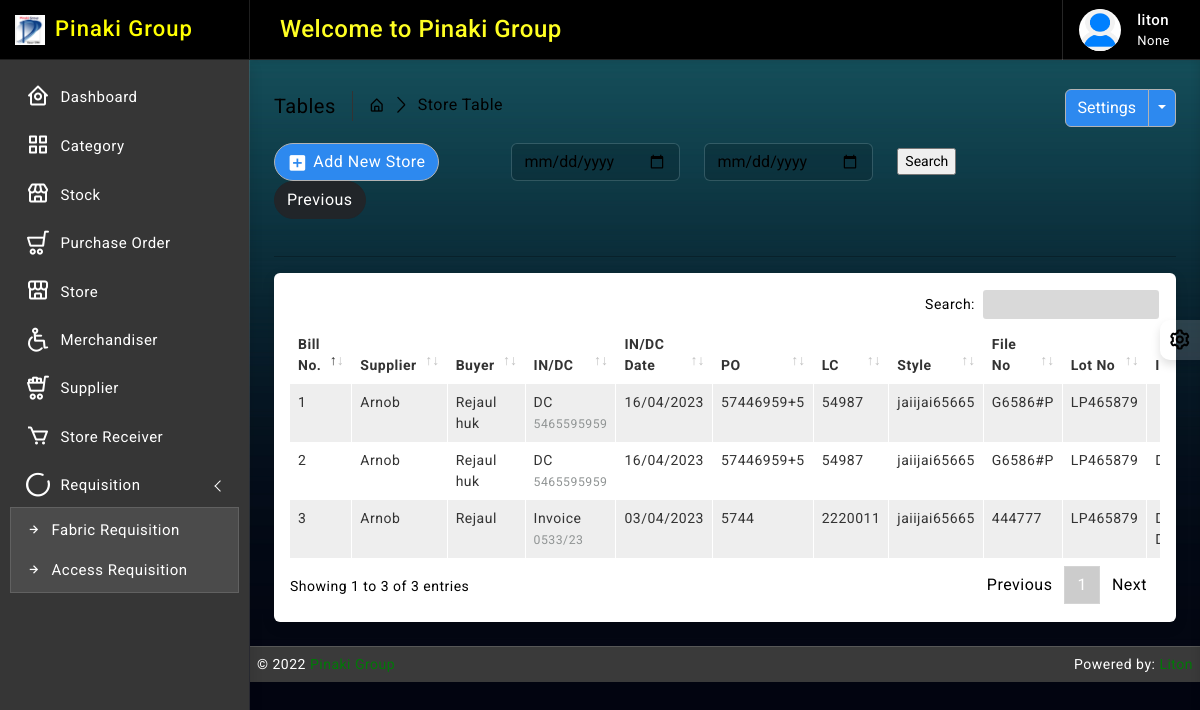
The page /store/report/ (signed in) on the database its author committed.
### accounts/models.py (models this page shows, shortened)
class Profile(models.Model):
    user = models.OneToOneField(User, on_delete=models.CASCADE, null=True, blank=True, related_name="profile")
    full_name = models.CharField(max_length=64, null=True, blank=True)
    img_profile = models.ImageField(upload_to='profile', default='default.png', null=True, blank=True)
    phone = models.CharField(max_length=32, null=True, blank=True, unique=True)
    designation = models.CharField("Designation", max_length=50, null=True, blank=True)
    dob = models.DateField(default=None, null=True, blank=True)
    updated_at = models.DateTimeField(auto_now_add=False, auto_now=True)
    created_at = models.DateTimeField(auto_now_add=True, auto_now=False)

### store/models.py (models this page shows, shortened)
class StoreBill(models.Model):
    billno = models.AutoField(primary_key=True)
    time = models.DateTimeField(auto_now=True)
    supplier = models.ForeignKey(Supplier, on_delete=models.CASCADE, blank=False, related_name='suppliername')
    buyer_name = models.CharField(max_length=64, blank=False, null=True)
    REPORT = (
        ('', 'Select'),
        ('Invoice', 'Invoice'),
        ('DC', 'DC'),
    )
    report = models.CharField(max_length=64, null=True, blank=False, choices=REPORT)
    report_no = models.CharField(max_length=64, blank=True, null=True)
    report_date = models.DateField(default= now)
    pi_no = models.CharField(max_length=150, blank=True, null=True)
    received_by = models.CharField(max_length=64, blank=False, null=True)
    received_date = models.DateField(default= now)
    img_file = models.ImageField(upload_to='store', default='blank.png', null=True, blank=True)
    po_no = models.CharField(max_length=64, blank=True, null=True)
    lc = models.CharField(max_length=64, blank=False, null=True)
    style_no = models.CharField(max_length=32, null=True, blank=True)
    file_no = models.CharField(max_length=64, blank=False, null=True)
    lot_no = models.CharField(max_length=64, blank=True, null=True)
    fabric_detail = models.TextField()
    store_location = models.CharField(max_length=64, blank=True, null=True)
    order_qty = models.IntegerField(default=0)
    updated_at = models.DateTimeField(auto_now_add=False, auto_now=True)
    created_at = models.DateTimeField(auto_now_add=True, auto_now=False)
    def get_items_list(self):
        return StoreItem.objects.filter(billno=self)

### supplier/models.py (models this page shows)
class Supplier(models.Model):
    date = models.DateField(default= now)
    supplier_name = models.CharField(max_length=64, null=True, blank=False)
    company_name = models.CharField(max_length=64, null=True, blank=False)
    office_address = models.CharField(max_length=64, null=True, blank=False)
    office_postal_code = models.IntegerField(blank=True)
    office_country = models.CharField(max_length=64, null=True, blank=True)
    office_tphone = models.CharField(max_length=16, null=True, blank=True, unique=True)
    factory_address =  models.CharField(max_length=64, null=True, blank=True)
    factory_postal_code = models.IntegerField(blank=True)
    factory_country = models.CharField(max_length=64, null=True, blank=True)
    factory_tphone = models.CharField(max_length=16, null=True, blank=True, unique=True)
    vat_identi_no = models.CharField(max_length=32, blank=True)
    expiry_date = models.DateField(default= now, blank=True)
    trade_license_no = models.CharField(max_length=32, blank=True)
    owner_name = models.CharField(max_length=64, null=True, blank=True)
    owner_phone = models.CharField(max_length=16, null=True, blank=True, unique=True)
    owner_email = models.EmailField(max_length=64, blank=True, unique=True)
    first_cp_name = models.CharField(max_length=64, null=True, blank=True)
    first_cp_position = models.CharField(max_length=64, null=True, blank=True)
    first_cp_phone = models.CharField(max_length=16, null=True, blank=True, unique=True)
    first_cp_email = models.EmailField(max_length=64, blank=True, unique=True)
    sec_cp_name = models.CharField(max_length=64, null=True, blank=True)
    sec_cp_position = models.CharField(max_length=64, null=True, blank=True)
    sec_cp_phone = models.CharField(max_length=16, null=True, blank=True, unique=True)
    sec_cp_email = models.EmailField(max_length=64, blank=True, unique=True)
    account_name = models.CharField(max_length=64, null=True, blank=False)
    account_no = models.CharField(max_length=32, null=True, blank=False)
    bank_name = models.CharField(max_length=64, null=True, blank=False)
    bank_address = models.CharField(max_length=64, null=True, blank= False)
    swift = models.CharField(max_length=64, null=True, blank=False)
    updated_at = models.DateTimeField(auto_now_add=False, auto_now=True)
    created_at = models.DateTimeField(auto_now_add=True, auto_now=False)
    def __str__(self):
        return self.supplier_name

### accounts/decorators.py (the view)
        def wrapper_func(request, *args, **kwargs):
            group = None
            if request.user.groups.exists():
                group = request.user.groups.all()[0].name
            if group in allowed_roles:
                return view_func(request, *args, **kwargs)
            else:
                return render(request, 'accounts/index.html')

### templates/store/report.html (shortened to what this page needs)
{% extends 'base/base.html' %}
{% block body %}
{% load static %}
		<div class="page-wrapper">
			<div class="page-content">
				<div class="page-breadcrumb d-none d-sm-flex align-items-center mb-3">
					<div class="breadcrumb-title pe-3">Tables</div>
					<div class="ps-3">
						<nav aria-label="breadcrumb">
							<ol class="breadcrumb mb-0 p-0">
								<li class="breadcrumb-item"><a href="#"><i class="bx bx-home-alt"></i></a>
								</li>
								<li class="breadcrumb-item active" aria-current="page">Store Table</li>
							</ol>
						</nav>
					</div>
					<div class="ms-auto">
						<div class="btn-group">
							<button type="button" class="btn btn-light">Settings</button>
							<button type="button" class="btn btn-light dropdown-toggle dropdown-toggle-split" data-bs-toggle="dropdown">	<span class="visually-hidden">Toggle Dropdown</span>
							</button>
						</div>
					</div>
				</div>
					<div class="col-md-9">
						<form class="float-md-end" method='POST' action=''>
							<div class="row row-cols-md-auto g-lg-4">
								<div class="col-md-5">
									<div class="controls">
										{{ form.start_date }}
									</div>
								</div><br>
								<div class="col-md-5">
									<div class="controls">
										{{ form.end_date }}
									</div>
								</div><br>
								<div class="col-md-2">
									<div class="controls">
										<input type="submit" value='Search'/>
									</div>
								</div>
							</div>
						</form>
					</div>
                <div class="ms-auto">
					<a href="/store/create/" class="btn btn-light radius-30 mt-2 mt-lg-0"><i class="bx bxs-plus-square"></i>Add New Store</a>
					<a href="{% url 'store_read' %}" class="btn btn-dark radius-30 mt-2 mt-lg-0">Previous</a>
				</div><br>
				<hr/>
				<div class="card">
					<div class="card-body">
						<div class="table-responsive">
							<table id="example2" class="table table-striped table-bordered">
								<thead>
									<tr>
										<th>Bill No.</th>
										<th>Supplier</th>
                                        <th>Buyer</th>
                                        <th>IN/DC</th>
                                        <th>IN/DC Date</th>
                                        <th>PO</th>
                                        <th>LC</th>
                                        <th>Style</th>
                                        <th>File No</th>
                                        <th>Lot No</th>
                                        <th>Items</th>
									</tr>
								</thead>
								<tbody>
									{% for data in bills %}
									<tr>
                                        <td> <p>{{ data.billno }}</p> </td>
                                        <td>{{ data.supplier }}</td>
                                        <td>{{ data.buyer_name }}</td>
										<td class=""> {{ data.report }} <br>
                                            <small style="color: #909494">{{ data.report_no }}</small>
                                        </td>
                                        <td>{{ data.report_date|date:"d/m/Y" }}</td>
                                        <td>{{ data.po_no }}</td>
                                        <td>{{ data.lc }}</td>
                                        <td>{{ data.style_no }}</td>
                                        <td>{{ data.file_no }}</td>
                                        <td>{{ data.lot_no }}</td>
                                        <td>
                                            {% for item in data.get_items_list %}
                                                {{ item.stock.name }} <br>
                                            {% endfor %}
                                        </td>
									</tr>
								 {% endfor %}
								</tbody>
							</table>
						</div>
					</div>
				</div>
			</div>
		</div>
{% endblock body %}

### templates/base/slider.html (shortened to what this page needs)
{% load static %}
		<div class="sidebar-wrapper" data-simplebar="true">
			<div class="sidebar-header">
				<div>
					<img src="{% static 'images/logo-icon.png' %}" class="logo-icon" alt="logo icon">
				</div>
				<div>
					<h4 class="logo-text">Pinaki Group</h4>
				</div>
				<div class="toggle-icon ms-auto"><i class='bx bx-arrow-to-left'></i>
				</div>
			</div>
			<ul class="metismenu" id="menu">
				<li>
					<a href="{% url 'home' %}">
						<div class="parent-icon"><i class='bx bx-home-circle'></i>
						</div>
						<div class="menu-title">Dashboard</div>
					</a>
				</li>
				{% for group in user.groups.all %}
				{% if group.name == "merchandiser" %}
						<li>
							<a href="{% url 'merchandiser_read' %}">
								<div class="parent-icon"><i class="lni lni-wheelchair"></i>
								</div>
								<div class="menu-title">Merchandiser</div>
							</a>
						</li>
						<li>
							<a href="/supplier/create/">
								<div class="parent-icon"><i class='lni lni-cart-full'></i>
								</div>
								<div class="menu-title">Supplier</div>
							</a>
						</li>
					{% else %}
					<li>
						<a href="{% url 'category_read' %}">
							<div class="parent-icon"><i class='bx bx-grid-alt'></i>
							</div>
							<div class="menu-title">Category</div>
						</a>
					</li>
					<li>
						<a href="{% url 'stock_read' %}">
							<div class="parent-icon"><i class="fadeIn animated bx bx-store"></i>
							</div>
							<div class="menu-title">Stock</div>
						</a>
					</li>
					<li>
						<a href="{% url 'po_read' %}">
							<div class="parent-icon"><i class="lni lni-cart"></i>
							</div>
							<div class="menu-title">Purchase Order</div>
						</a>
					</li>
					<li>
						<a href="{% url 'store_read' %}">
							<div class="parent-icon"><i class="fadeIn animated bx bx-store-alt"></i>
							</div>
							<div class="menu-title">Store</div>
						</a>
					</li>
					<li>
						<a href="{% url 'merchandiser_read' %}">
							<div class="parent-icon"><i class="lni lni-wheelchair"></i>
							</div>
							<div class="menu-title">Merchandiser</div>
						</a>
					</li>
					<li>
						<a href="/supplier/create/">
							<div class="parent-icon"><i class='lni lni-cart-full'></i>
							</div>
							<div class="menu-title">Supplier</div>
						</a>
					</li>
						<li>
							<a href="{% url 'storeRec_read' %}">
								<div class="parent-icon"><i class='bx bx-cart'></i>
								</div>
								<div class="menu-title">Store Receiver</div>
							</a>
						</li>
						<li>
							<a href="javascript:;" class="has-arrow">
								<div class="parent-icon"><i class='lni lni-spiner-solid'></i>
								</div>
								<div class="menu-title">Requisition</div>
							</a>
							<ul>
								<li> <a href="{% url 'fabricr_read' %}"><i class="bx bx-right-arrow-alt"></i>Fabric Requisition</a>
								</li>
								<li> <a href="{% url 'ar_read' %}"><i class="bx bx-right-arrow-alt"></i>Access Requisition</a>
								</li>
							</ul>
						</li>
					{% endif %}
				{% endfor %}
			</ul>
		</div>

### templates/base/navbar.html (shortened to what this page needs)
{% load static %}
		<header>
			<div class="topbar d-flex align-items-center">
				<nav class="navbar navbar-expand">
					<div class="search-bar flex-grow-1">
						<div class="position-relative search-bar-box">
							<marquee behavior="" direction="">
								<h4 style="color:#FFFF22"class="my-4">Welcome to Pinaki Group</h4>
							</marquee>
						</div>
					</div>
					<div class="user-box dropdown">
						<a class="d-flex align-items-center nav-link dropdown-toggle dropdown-toggle-nocaret" href="#" role="button" data-bs-toggle="dropdown" aria-expanded="false">
							<img src="{{ user.profile.img_profile.url }}" class="user-img" alt="user avatar">
							<div class="user-info ps-3">
								<p class="user-name mb-0">{{request.user}}</p>
								<p class="designattion mb-0">{{ user.profile.designation }}</p>
							</div>
						</a>
					</div>
				</nav>
			</div>
		</header>

### rows shown on the page
StoreBill: billno "3", supplier "Arnob", buyer_name "Rejaul", report "Invoice", report_no "0533/23", report_date "03/04/2023", po_no "5744", lc "2220011", style_no "jaiijai65665", file_no "444777", lot_no "LP465879"
StoreBill: billno "2", supplier "Arnob", buyer_name "Rejaul huk", report "DC", report_no "5465595959", report_date "16/04/2023", po_no "57446959+5", lc "54987", style_no "jaiijai65665", file_no "G6586#P", lot_no "LP465879"
StoreBill: billno "1", supplier "Arnob", buyer_name "Rejaul huk", report "DC", report_no "5465595959", report_date "16/04/2023", po_no "57446959+5", lc "54987", style_no "jaiijai65665", file_no "G6586#P", lot_no "LP465879"

### other values the page prints
{{ request.user }} "liton"
{{ user.profile.designation }} "None"
